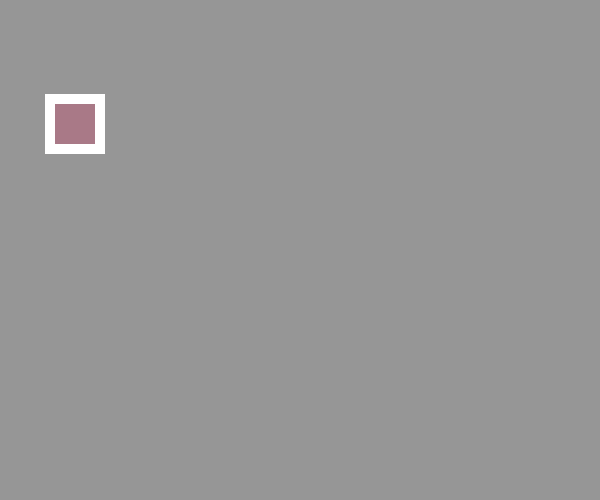
Frame 1 (no input)
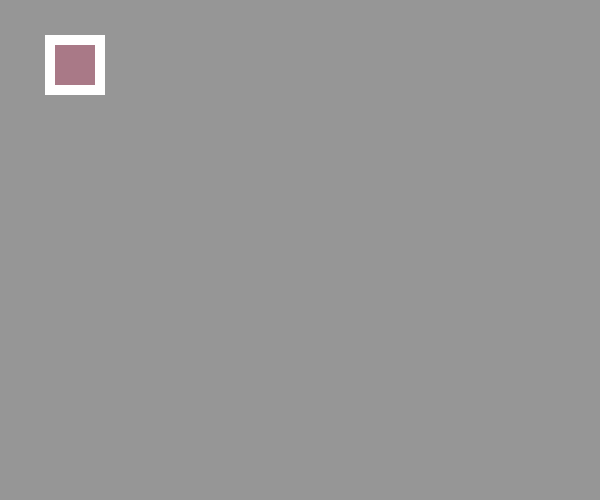
Frame 60 (no input)
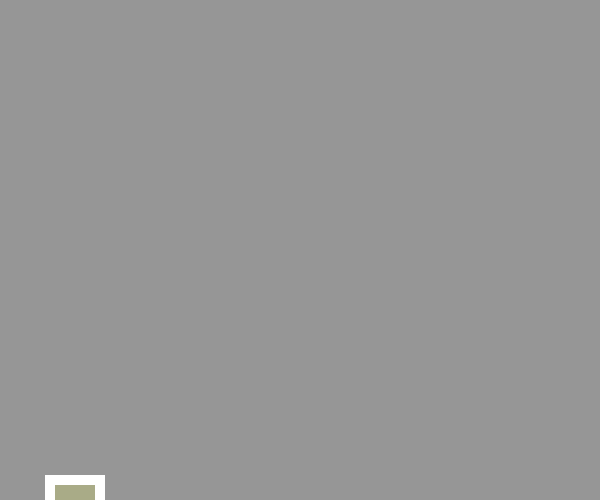
Frame 120 (the mouse pressed at the canvas centre since frame 60)

The p5.js sketch that drew these frames (run headless with seeded random() and noise() and a simulated clock; from frame 60 on, the mouse is pressed at the canvas centre):

// p5.js sketch
// ── sketch.js
var y = 100;

function setup() {

	createCanvas(600, 500)


}

function draw() {
	// set background color in grayscale:
	background(150); //trail

 y -= 1;
 if (y <= 0) {
	 y = height;
 }
 fill(244, mouseX, 75, 50); //last number is opacity
 stroke(255);
 strokeWeight(10);
 rect(50, y, 50, 50);
}
